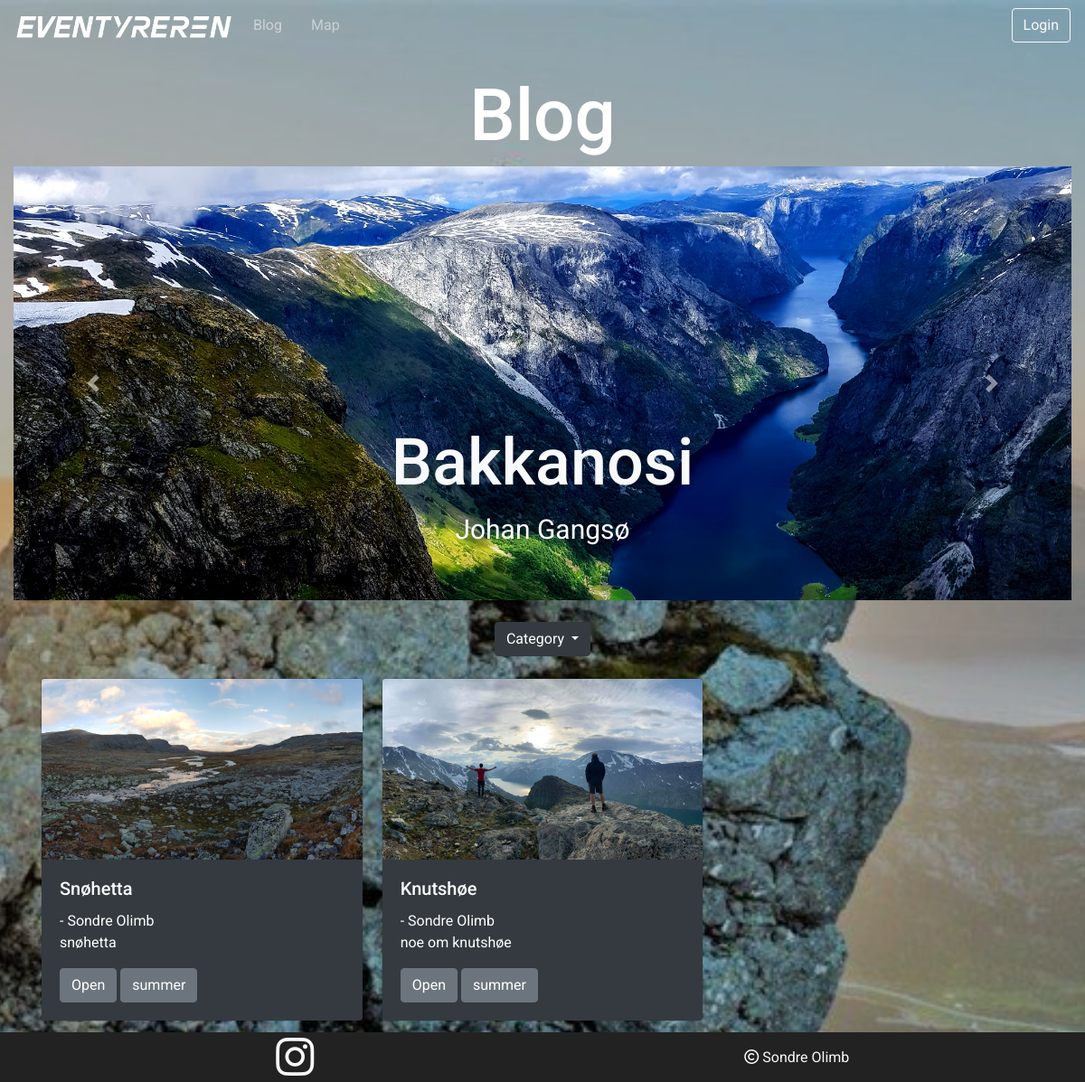
The app's page /blog, older data.
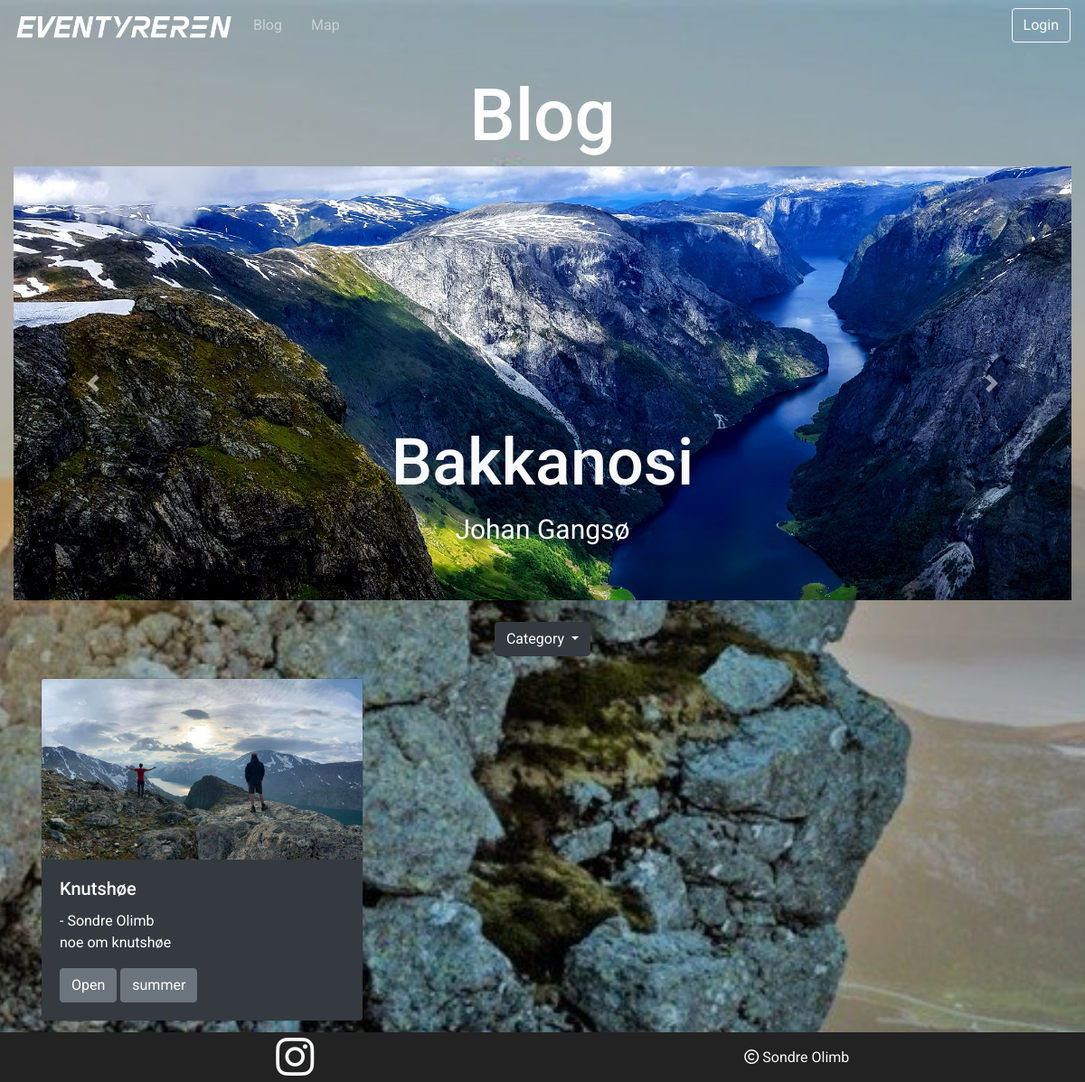
The same page, newer data.
### blog/models.py (models this page shows, shortened)
class Post(models.Model):
    title = models.CharField(max_length=255)
    title_tag=models.CharField(max_length=255)
    author =models.ForeignKey(User, on_delete=models.CASCADE)  #this line deletes all elements created by this user if this user is deleted
    header_image = models.ImageField(null=True, blank=True, upload_to="images/")
    header_image_url=models.CharField(max_length=255, default="0")
    body =RichTextField(blank=True,null=True)
    snippet = models.CharField(max_length=255)
    post_date = models.DateTimeField(auto_now_add=True)
    category = models.CharField(max_length=255, default="uncategorized")
    shoes = models.CharField(max_length=255, default="0")
    likes = models.ManyToManyField(User,related_name="blog_posts")
    strava =models.IntegerField(default=0)
    lat = models.DecimalField(max_digits=10, decimal_places=8,default=0)
    lng = models.DecimalField(max_digits=11, decimal_places=8,default=0)
    polyline = models.CharField(max_length=100000, default=0)

### blog/views.py (the view)
# urls.py: path("blog",HomeView.as_view(),name="blog"),
class HomeView(ListView):
    model = Post
    template_name = 'blog.html'
    ordering = ["-post_date"]
    cats = Category.objects.all()
    def get_context_data(self, *args, **kwargs): #this needs to bee aded to evry view that wants the category data
        cat_menu = Category.objects.all()
        context = super(HomeView, self).get_context_data(*args, **kwargs)
        context["cat_menu"] = cat_menu
        return context

### blog/models.py (called while the page is built)
    def __str__(self):
        return self.name  # lets us se the title o the blog page in the admin page

### templates/blog.html (shortened to what this page needs)
{% extends "base.html" %}
{% load static %}
{% block content %}
<div class ="container-fluid w-100 justify-content-center"  >
<br/>
<h1 style = "font-size: 10vh"  class= " text-center " >Blog</h1>
            <div id="carouselExampleControls" class="carousel slide w-100" data-ride="carousel">
                  <div class="carousel-inner">
                       {% for post in object_list|slice:":3" %}
                           {% if forloop.first %}
                            <div class="carousel-item active">
                              <img class="d-block w-100" src="{{ post.header_image.url }}"  alt="..." style = "object-fit: cover !important; min-width: 150vmin !important; height: 40vmax !important; ">
                                <div class="carousel-caption  d-md-block">
                                    <a style ="text-decoration: none" class = "text-light" href="{% url "article-detail" post.pk %}" >
                                     <h5 style="font-size:6vw;">{{ post.title  }}</h5>
                                        </a>
                                        <p style="font-size:2.5vw;">{{ post.author.first_name }} {{ post.author.last_name }}</p>
                                </div>
                            </div>
                           {% endif %}
                      {%  endfor %}
                  </div>
          <a class="carousel-control-prev" href="#carouselExampleControls" role="button" data-slide="prev">
            <span class="carousel-control-prev-icon" aria-hidden="true"></span>
          </a>
          <a class="carousel-control-next" href="#carouselExampleControls" role="button" data-slide="next">
            <span class="carousel-control-next-icon" aria-hidden="true"></span>
          </a>
        </div>
    <br/>
{% if cat_menu %}
        <div class="dropdown d-box text-center" >
          <button class="btn btn-dark dropdown-toggle align-self-center" type="button" id="dropdownMenuButton" data-toggle="dropdown" aria-haspopup="true" aria-expanded="false" >
            Category
          </button>
        </div>
    <br/>
{% endif %}
    <div class=" container justify-content-center mx-auto  "  >
        <div class="card-columns justify-content-center mx-auto "  >
            {% for post in object_list|slice:"3:" %}
                <div class="card rounded bg-transparent " >
                {% if post.header_image %}
                    <img src={{ post.header_image.url }} class="card-img-top" alt="..." style="object-fit: cover; height: 200px">
                    {% endif %}
                    <div class="card-body rounded-bottom bg-dark" >
                    <h5 class="card-title">{{ post.title }}</h5>
                    <p class="card-text">- {{ post.author.first_name }} {{ post.author.last_name }} <br/> {{ post.snippet|safe}} </p>
                    <a href="{% url "article-detail" post.pk %}" class="btn btn-secondary">Open</a>
                        <a href="{% url "category" post.category|slugify %}" class="btn btn-secondary">{{ post.category }}</a>
                    </div>
                </div>
            {%  endfor %}
        </div>
    </div>
</div>
{% endblock %}

### templates/base.html (shortened to what this page needs)
{% load static %}
<!doctype html>
<html lang="en">
  <head>
    <link rel="stylesheet" href="https://cdn.jsdelivr.net/npm/bootstrap@4.5.3/dist/css/bootstrap.min.css">
        <link href='https://api.mapbox.com/mapbox-gl-js/v1.12.0/mapbox-gl.css' rel='stylesheet' />
  </head>
  <body >
    {% include "navbar.html" %}
<div  style = " min-height: 100vh">
      {% block content %}
    {% endblock %}
</div>
    {% include "footer.html" %}
  </body>
</html>

### templates/navbar.html (shortened to what this page needs)
{% load static %}
{% block content %}
<nav class="navbar  navbar-expand-lg navbar-dark bg-transparent">
  <a class=" navbar-brand d-none d-lg-block " href={% url "landing" %} >
     <img  src="{% static "images/logo-alfa-explorer.png" %}" class="  img-fluid" style="max-width: 20vw; ">
  </a>
  <div class="collapse navbar-collapse" id="navbarText">
    <ul class="navbar-nav mr-auto">
        <li class="nav-item">
        <a class="nav-link" style="margin-right: 1rem" href={% url "blog" %}>Blog</a>
        </li>
        <li class="nav-item">
        <a class="nav-link" style="margin-right: 1rem" href={% url "trip_map" %}>Map</a>
        </li>
    </ul>
    <ul class="navbar-nav navbar-right">
      {% if user.is_authenticated %}
          <li class="nav-item dropdown">
                <a class="nav-link dropdown-toggle" href="#" id="navbarDropdown" role="button" data-toggle="dropdown" aria-haspopup="true" aria-expanded="false">
                  Options
                </a>
                <div class="dropdown-menu" aria-labelledby="navbarDropdown">
                    <a class="dropdown-item" style="margin-right: 1rem" href={% url "add_post" %}>Add post</a>
                    {% if user.profile.id %}
                    <a class="dropdown-item" style="margin-right: 1rem" href={% url "show_profile_page" user.profile.id %}>Profile</a>
                        <a class="dropdown-item" style="margin-right: 1rem" href={% url "edit_profile_page" user.profile.id %}>Edit profile</a>
                         {% else %}
                         <a class="dropdown-item" style="margin-right: 1rem" href={% url "create_profile_page"  %}>Create profile page</a>
                    {% endif %}
                    <a class="dropdown-item" style="margin-right: 1rem" href={% url "user_edit" %}>Update user</a>
                    <a class="dropdown-item" style="margin-right: 1rem" href={% url "add_category" %}>Add category</a>
                    <a class="dropdown-item" style="margin-right: 1rem" href={% url "add_shoe" %}>Add shoe</a>
                </div>
              </li>
            <li class="nav-item">
                <a href="{% url "logout" %}" class="btn btn-outline-light">Logout</a>
            </li>
            {% else %}
            <li class="nav-item">
            <a href="{% url "login" %}" class="btn btn-outline-light">Login</a>
            </li>
            {% endif %}
    </ul>
  </div>
</nav>
{% endblock %}

### templates/footer.html (shortened to what this page needs)
{% load static %}
{% block content %}
<footer>
  <div class = "container align-items-center d-flex" >
      <div class ="container" >
    <a class = "text-light" href=https://www.instagram.com/alfasko/?hl=en><i class="fab fa-instagram fa-3x"></i></a>
          </div>
      <div class ="container  m-0 p-0" >
          <a class = " text-light align-items-center text-center m-0 p-0" href=#><p class="align-self-center" style="margin: 0"><i class="far fa-copyright"></i>  Sondre Olimb</p></a>
          </div>
      </div>
</footer>
{% endblock %}

### templates/base.html (style rules this page uses)
body { color: white; font-family: 'Roboto', sans-serif; margin:0; }

### templates/footer.html (style rules this page uses)
footer { text-align: center; padding: 3px; background-color: #222222; color: white; }

Row changes from the older to the newer data that the page shows:
no longer on this page (row edited): Post: header_image (picture), title "Snøhetta", author.first_name "Sondre", author.last_name "Olimb", snippet "snøhetta", category "summer"
